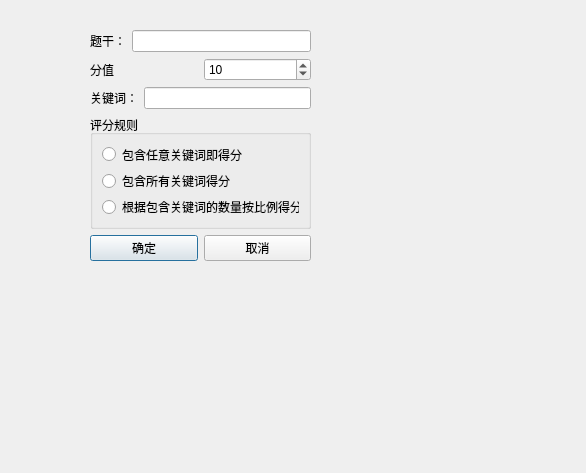
<?xml version="1.0" encoding="UTF-8"?>
<ui version="4.0">
 <class>EssayDialog</class>
 <widget class="QDialog" name="EssayDialog">
  <property name="geometry">
   <rect>
    <x>0</x>
    <y>0</y>
    <width>586</width>
    <height>473</height>
   </rect>
  </property>
  <property name="windowTitle">
   <string>Dialog</string>
  </property>
  <widget class="QWidget" name="layoutWidget">
   <property name="geometry">
    <rect>
     <x>90</x>
     <y>30</y>
     <width>221</width>
     <height>231</height>
    </rect>
   </property>
   <layout class="QVBoxLayout" name="verticalLayout_5">
    <item>
     <layout class="QVBoxLayout" name="verticalLayout_4">
      <item>
       <layout class="QVBoxLayout" name="verticalLayout_2">
        <item>
         <layout class="QVBoxLayout" name="verticalLayout">
          <item>
           <layout class="QHBoxLayout" name="horizontalLayout">
            <item>
             <widget class="QLabel" name="label">
              <property name="text">
               <string>题干：</string>
              </property>
             </widget>
            </item>
            <item>
             <widget class="QLineEdit" name="descriptionEdit"/>
            </item>
           </layout>
          </item>
          <item>
           <layout class="QHBoxLayout" name="horizontalLayout_2">
            <item>
             <widget class="QLabel" name="label_2">
              <property name="text">
               <string>分值</string>
              </property>
             </widget>
            </item>
            <item>
             <widget class="QSpinBox" name="scoreSpinBox">
              <property name="minimum">
               <number>1</number>
              </property>
              <property name="maximum">
               <number>100</number>
              </property>
              <property name="value">
               <number>10</number>
              </property>
             </widget>
            </item>
           </layout>
          </item>
         </layout>
        </item>
        <item>
         <layout class="QHBoxLayout" name="horizontalLayout_3">
          <item>
           <widget class="QLabel" name="label_3">
            <property name="text">
             <string>关键词：</string>
            </property>
           </widget>
          </item>
          <item>
           <widget class="QLineEdit" name="keywordsEdit"/>
          </item>
         </layout>
        </item>
       </layout>
      </item>
      <item>
       <widget class="QGroupBox" name="ruleGroup">
        <property name="title">
         <string>评分规则</string>
        </property>
        <layout class="QVBoxLayout" name="verticalLayout_3">
         <item>
          <widget class="QRadioButton" name="containsAnyRadio">
           <property name="text">
            <string>包含任意关键词即得分</string>
           </property>
          </widget>
         </item>
         <item>
          <widget class="QRadioButton" name="containsAllRadio">
           <property name="text">
            <string>包含所有关键词得分</string>
           </property>
          </widget>
         </item>
         <item>
          <widget class="QRadioButton" name="coutKeywordsRadio">
           <property name="text">
            <string>根据包含关键词的数量按比例得分</string>
           </property>
          </widget>
         </item>
        </layout>
       </widget>
      </item>
     </layout>
    </item>
    <item>
     <layout class="QHBoxLayout" name="horizontalLayout_4">
      <item>
       <widget class="QPushButton" name="okButton">
        <property name="text">
         <string>确定</string>
        </property>
        <property name="default">
         <bool>true</bool>
        </property>
       </widget>
      </item>
      <item>
       <widget class="QPushButton" name="cancelButton">
        <property name="text">
         <string>取消</string>
        </property>
       </widget>
      </item>
     </layout>
    </item>
   </layout>
  </widget>
 </widget>
 <resources/>
 <connections>
  <connection>
   <sender>okButton</sender>
   <signal>clicked()</signal>
   <receiver>EssayDialog</receiver>
   <slot>accept()</slot>
   <hints>
    <hint type="sourcelabel">
     <x>163</x>
     <y>236</y>
    </hint>
    <hint type="destinationlabel">
     <x>161</x>
     <y>505</y>
    </hint>
   </hints>
  </connection>
  <connection>
   <sender>cancelButton</sender>
   <signal>clicked()</signal>
   <receiver>EssayDialog</receiver>
   <slot>reject()</slot>
   <hints>
    <hint type="sourcelabel">
     <x>267</x>
     <y>228</y>
    </hint>
    <hint type="destinationlabel">
     <x>281</x>
     <y>501</y>
    </hint>
   </hints>
  </connection>
 </connections>
</ui>
